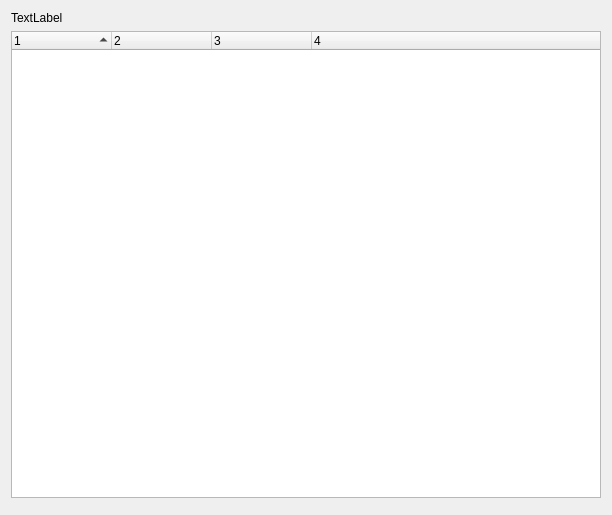
<?xml version="1.0" encoding="UTF-8"?>
<ui version="4.0">
 <class>OCC::ProtocolWidget</class>
 <widget class="QWidget" name="OCC::ProtocolWidget">
  <property name="geometry">
   <rect>
    <x>0</x>
    <y>0</y>
    <width>612</width>
    <height>515</height>
   </rect>
  </property>
  <property name="windowTitle">
   <string>Form</string>
  </property>
  <layout class="QGridLayout" name="gridLayout">
   <item row="0" column="0">
    <widget class="QLabel" name="_headerLabel">
     <property name="text">
      <string>TextLabel</string>
     </property>
     <property name="textFormat">
      <enum>Qt::PlainText</enum>
     </property>
    </widget>
   </item>
   <item row="1" column="0" colspan="2">
    <widget class="QTreeWidget" name="_treeWidget">
     <property name="alternatingRowColors">
      <bool>true</bool>
     </property>
     <property name="rootIsDecorated">
      <bool>false</bool>
     </property>
     <property name="uniformRowHeights">
      <bool>true</bool>
     </property>
     <property name="sortingEnabled">
      <bool>true</bool>
     </property>
     <property name="columnCount">
      <number>4</number>
     </property>
     <column>
      <property name="text">
       <string notr="true">1</string>
      </property>
     </column>
     <column>
      <property name="text">
       <string notr="true">2</string>
      </property>
     </column>
     <column>
      <property name="text">
       <string notr="true">3</string>
      </property>
     </column>
     <column>
      <property name="text">
       <string notr="true">4</string>
      </property>
     </column>
    </widget>
   </item>
   <item row="2" column="0" colspan="2">
    <widget class="QDialogButtonBox" name="_dialogButtonBox"/>
   </item>
  </layout>
 </widget>
 <resources/>
 <connections/>
</ui>
